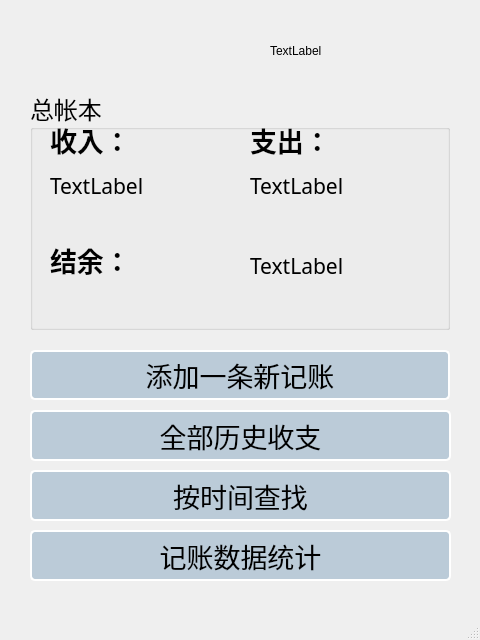
<?xml version="1.0" encoding="UTF-8"?>
<ui version="4.0">
 <class>MainWindow</class>
 <widget class="QMainWindow" name="MainWindow">
  <property name="enabled">
   <bool>true</bool>
  </property>
  <property name="geometry">
   <rect>
    <x>0</x>
    <y>0</y>
    <width>480</width>
    <height>640</height>
   </rect>
  </property>
  <property name="minimumSize">
   <size>
    <width>480</width>
    <height>640</height>
   </size>
  </property>
  <property name="maximumSize">
   <size>
    <width>480</width>
    <height>640</height>
   </size>
  </property>
  <property name="windowTitle">
   <string>日常账本</string>
  </property>
  <property name="styleSheet">
   <string notr="true">#MainWindow{background-image: url(:/new/myimage/new_icon/Background.jpg);}
QPushButton{	
	color:#000000;
	border:2px solid #ffffff;
	background-color:#bbcbd8;
	border-radius:5px;
}

QPushButton::hover{
	background-color:#52DCFE;
	color:#000000;
}

QPushButton::pressed,QPushButton::checked{
	background-color:#52DCFE;
	color:#000000;
}

QPushButton::disabled{
	background-color:transparent;
}
</string>
  </property>
  <property name="toolButtonStyle">
   <enum>Qt::ToolButtonTextOnly</enum>
  </property>
  <widget class="QWidget" name="centralwidget">
   <widget class="QGroupBox" name="groupBox">
    <property name="geometry">
     <rect>
      <x>30</x>
      <y>90</y>
      <width>420</width>
      <height>240</height>
     </rect>
    </property>
    <property name="minimumSize">
     <size>
      <width>420</width>
      <height>240</height>
     </size>
    </property>
    <property name="maximumSize">
     <size>
      <width>420</width>
      <height>240</height>
     </size>
    </property>
    <property name="font">
     <font>
      <family>STKaiti</family>
      <pointsize>18</pointsize>
     </font>
    </property>
    <property name="title">
     <string>总帐本</string>
    </property>
    <property name="flat">
     <bool>false</bool>
    </property>
    <widget class="QLabel" name="label">
     <property name="geometry">
      <rect>
       <x>20</x>
       <y>30</y>
       <width>80</width>
       <height>40</height>
      </rect>
     </property>
     <property name="minimumSize">
      <size>
       <width>80</width>
       <height>40</height>
      </size>
     </property>
     <property name="maximumSize">
      <size>
       <width>80</width>
       <height>40</height>
      </size>
     </property>
     <property name="font">
      <font>
       <family>STKaiti</family>
       <pointsize>20</pointsize>
      </font>
     </property>
     <property name="text">
      <string>&lt;html&gt;&lt;head/&gt;&lt;body&gt;&lt;p&gt;&lt;span style=&quot; font-weight:700;&quot;&gt;收入：&lt;/span&gt;&lt;/p&gt;&lt;/body&gt;&lt;/html&gt;</string>
     </property>
    </widget>
    <widget class="QLabel" name="label_2">
     <property name="geometry">
      <rect>
       <x>220</x>
       <y>30</y>
       <width>80</width>
       <height>40</height>
      </rect>
     </property>
     <property name="minimumSize">
      <size>
       <width>80</width>
       <height>40</height>
      </size>
     </property>
     <property name="maximumSize">
      <size>
       <width>80</width>
       <height>40</height>
      </size>
     </property>
     <property name="font">
      <font>
       <family>STKaiti</family>
       <pointsize>20</pointsize>
      </font>
     </property>
     <property name="text">
      <string>&lt;html&gt;&lt;head/&gt;&lt;body&gt;&lt;p&gt;&lt;span style=&quot; font-weight:700;&quot;&gt;支出：&lt;/span&gt;&lt;/p&gt;&lt;/body&gt;&lt;/html&gt;</string>
     </property>
    </widget>
    <widget class="QLabel" name="label_3">
     <property name="geometry">
      <rect>
       <x>20</x>
       <y>150</y>
       <width>80</width>
       <height>40</height>
      </rect>
     </property>
     <property name="minimumSize">
      <size>
       <width>80</width>
       <height>40</height>
      </size>
     </property>
     <property name="maximumSize">
      <size>
       <width>80</width>
       <height>40</height>
      </size>
     </property>
     <property name="font">
      <font>
       <family>STKaiti</family>
       <pointsize>20</pointsize>
      </font>
     </property>
     <property name="text">
      <string>&lt;html&gt;&lt;head/&gt;&lt;body&gt;&lt;p&gt;&lt;span style=&quot; font-weight:700;&quot;&gt;结余：&lt;/span&gt;&lt;/p&gt;&lt;/body&gt;&lt;/html&gt;</string>
     </property>
    </widget>
    <widget class="QLabel" name="income_count_all">
     <property name="geometry">
      <rect>
       <x>20</x>
       <y>80</y>
       <width>151</width>
       <height>31</height>
      </rect>
     </property>
     <property name="font">
      <font>
       <family>STKaiti</family>
       <pointsize>16</pointsize>
      </font>
     </property>
     <property name="text">
      <string>TextLabel</string>
     </property>
    </widget>
    <widget class="QLabel" name="outcome_count_all">
     <property name="geometry">
      <rect>
       <x>220</x>
       <y>80</y>
       <width>151</width>
       <height>31</height>
      </rect>
     </property>
     <property name="font">
      <font>
       <family>STKaiti</family>
       <pointsize>16</pointsize>
      </font>
     </property>
     <property name="text">
      <string>TextLabel</string>
     </property>
    </widget>
    <widget class="QLabel" name="netcome_count_all">
     <property name="geometry">
      <rect>
       <x>220</x>
       <y>160</y>
       <width>181</width>
       <height>31</height>
      </rect>
     </property>
     <property name="font">
      <font>
       <family>STKaiti</family>
       <pointsize>16</pointsize>
      </font>
     </property>
     <property name="text">
      <string>TextLabel</string>
     </property>
    </widget>
   </widget>
   <widget class="QPushButton" name="pushButton">
    <property name="geometry">
     <rect>
      <x>30</x>
      <y>350</y>
      <width>420</width>
      <height>50</height>
     </rect>
    </property>
    <property name="minimumSize">
     <size>
      <width>420</width>
      <height>50</height>
     </size>
    </property>
    <property name="maximumSize">
     <size>
      <width>420</width>
      <height>50</height>
     </size>
    </property>
    <property name="font">
     <font>
      <family>STKaiti</family>
      <pointsize>20</pointsize>
     </font>
    </property>
    <property name="text">
     <string>添加一条新记账</string>
    </property>
   </widget>
   <widget class="QPushButton" name="sta">
    <property name="geometry">
     <rect>
      <x>30</x>
      <y>530</y>
      <width>421</width>
      <height>51</height>
     </rect>
    </property>
    <property name="font">
     <font>
      <family>华文楷体</family>
      <pointsize>20</pointsize>
     </font>
    </property>
    <property name="styleSheet">
     <string notr="true">QPushbutoon{
	background-color: rgb(202, 215, 224);
	background-color:4CAF50;
	color:black;
	border-radius:25px;
}</string>
    </property>
    <property name="text">
     <string>记账数据统计</string>
    </property>
   </widget>
   <widget class="QLabel" name="Logo_image">
    <property name="geometry">
     <rect>
      <x>270</x>
      <y>-30</y>
      <width>321</width>
      <height>161</height>
     </rect>
    </property>
    <property name="text">
     <string>TextLabel</string>
    </property>
   </widget>
   <widget class="QPushButton" name="to_calendar">
    <property name="geometry">
     <rect>
      <x>30</x>
      <y>470</y>
      <width>421</width>
      <height>51</height>
     </rect>
    </property>
    <property name="font">
     <font>
      <family>华文楷体</family>
      <pointsize>20</pointsize>
     </font>
    </property>
    <property name="text">
     <string>按时间查找</string>
    </property>
   </widget>
   <widget class="QPushButton" name="all_history_pushButton">
    <property name="geometry">
     <rect>
      <x>30</x>
      <y>410</y>
      <width>421</width>
      <height>51</height>
     </rect>
    </property>
    <property name="minimumSize">
     <size>
      <width>54</width>
      <height>0</height>
     </size>
    </property>
    <property name="font">
     <font>
      <family>华文楷体</family>
      <pointsize>20</pointsize>
     </font>
    </property>
    <property name="text">
     <string>全部历史收支</string>
    </property>
   </widget>
  </widget>
  <widget class="QStatusBar" name="statusbar"/>
 </widget>
 <resources/>
 <connections/>
</ui>
